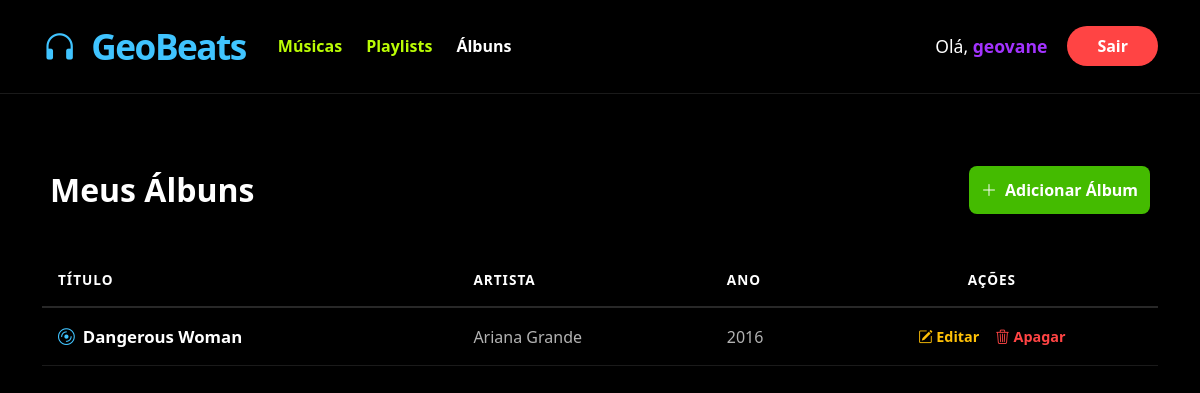
Screenshot of /music/albuns/ (signed in) with the database file from the repository.
### music/models.py (models this page shows, shortened)
class Album(models.Model):
    titulo = models.CharField(max_length=100)
    artista = models.CharField(max_length=100)
    ano = models.IntegerField()
    usuario = models.ForeignKey(User, on_delete=models.CASCADE)

### music/views.py (the view)
# urls.py: path('albuns/', views.album_list, name='album_list'),
@login_required
def album_list(request):
    albuns = Album.objects.filter(usuario=request.user)
    return render(request, 'music/album_list.html', {'albuns': albuns})

### music/templates/music/album_list.html (shortened to what this page needs)
{% extends 'music/base.html' %}
{% block content %}
<div class="mb-5">
    <div class="d-flex justify-content-between align-items-center py-4 px-2 mb-3">
        <h2 class="m-0 text-white fw-bold" style="font-size: 2rem;">Meus Álbuns</h2>
        <a href="{% url 'album_add' %}" class="btn btn-success rounded-pill px-4 fw-bold shadow-sm">
            <i class="bi bi-plus-lg me-2"></i>Adicionar Álbum
        </a>
    </div>
    <div class="table-responsive">
        <table class="table table-hover align-middle" style="background-color: transparent !important; border-color: #282828;">
            <thead>
                <tr style="border-bottom: 2px solid #282828;">
                    <th class="ps-3 py-3 border-0 text-white text-uppercase" style="font-size: 0.85rem; letter-spacing: 1px;">Título</th>
                    <th class="py-3 border-0 text-white text-uppercase" style="font-size: 0.85rem; letter-spacing: 1px;">Artista</th>
                    <th class="py-3 border-0 text-white text-uppercase" style="font-size: 0.85rem; letter-spacing: 1px;">Ano</th>
                    <th class="text-center py-3 border-0 text-white text-uppercase" style="font-size: 0.85rem; letter-spacing: 1px;">Ações</th>
                </tr>
            </thead>
            <tbody class="border-0">
                {% for album in albuns %}
                <tr class="album-row" style="border-bottom: 1px solid #1a1a1a;">
                    <td class="ps-3 py-3">
                        <span class="text-white fw-bold" style="font-size: 1.05rem;">
                            <i class="bi bi-disc me-2" style="color: #40c4ff;"></i>{{ album.titulo }}
                        </span>
                    </td>
                    <td style="color: #b3b3b3;">{{ album.artista }}</td>
                    <td style="color: #b3b3b3;">{{ album.ano }}</td>
                    <td class="text-center py-3">
                        <div class="d-flex justify-content-center gap-3">
                            <a href="{% url 'album_edit' album.pk %}" class="action-link edit-link">
                                <i class="bi bi-pencil-square"></i> Editar
                            </a>
                            <a href="{% url 'album_delete' album.pk %}" class="action-link delete-link">
                                <i class="bi bi-trash3"></i> Apagar
                            </a>
                        </div>
                    </td>
                </tr>
                {% endfor %}
            </tbody>
        </table>
    </div>
</div>
{% endblock %}

### music/templates/music/base.html (shortened to what this page needs)
{% load static %}
<!DOCTYPE html>
<html lang="pt-pt">
<head>
    <link href="https://cdn.jsdelivr.net/npm/bootstrap@5.3.0/dist/css/bootstrap.min.css" rel="stylesheet">
    <link rel="stylesheet" href="https://cdn.jsdelivr.net/npm/bootstrap-icons@1.11.1/font/bootstrap-icons.css">
</head>
<body>
<nav class="navbar">
    <div class="container d-flex justify-content-between align-items-center">
        <div class="d-flex align-items-center">
            <a class="navbar-brand me-4" href="{% url 'music_list' %}">
                <i class="bi bi-headphones me-2"></i> GeoBeats
            </a>
            {% if user.is_authenticated and request.resolver_match.url_name == 'music_list' or request.resolver_match.url_name == 'playlist_list' or request.resolver_match.url_name == 'album_list' %}
            <div class="d-flex gap-4 ms-2">
                <a href="{% url 'music_list' %}" class="nav-main-link {% if request.resolver_match.url_name == 'music_list' %}active{% endif %}">Músicas</a>
                <a href="{% url 'playlist_list' %}" class="nav-main-link {% if request.resolver_match.url_name == 'playlist_list' %}active{% endif %}">Playlists</a>
                <a href="{% url 'album_list' %}" class="nav-main-link {% if request.resolver_match.url_name == 'album_list' %}active{% endif %}">Álbuns</a>
            </div>
            {% endif %}
        </div>
        <div class="d-flex align-items-center">
            {% if user.is_authenticated %}
                {% if request.resolver_match.url_name == 'music_list' or request.resolver_match.url_name == 'playlist_list' or request.resolver_match.url_name == 'album_list' %}
                <span class="user-greeting">
                    Olá, <span class="username-purple">{{ user.username }}</span>
                </span>
                {% endif %}
                <form action="{% url 'logout' %}" method="post" class="m-0">
                    <button type="submit" class="btn-nav-red">Sair</button>
                </form>
            {% else %}
                {% if request.resolver_match.url_name == 'login' %}
                    <a class="btn-nav-white" href="{% url 'register' %}">Criar Conta</a>
                {% else %}
                    <a class="btn-nav-white" href="{% url 'login' %}">Entrar</a>
                {% endif %}
            {% endif %}
        </div>
    </div>
</nav>
<div class="container mt-5">
    {% block content %}{% endblock %}
</div>
</body>
</html>

### music/templates/music/base.html (style rules this page uses)
body { background-color: #000000 !important; color: #ffffff !important; font-family: 'Segoe UI', Roboto, sans-serif; min-height: 100vh; margin: 0; }
.navbar { background-color: #000000 !important; border-bottom: 1px solid #1a1a1a; padding: 15px 0; }
.navbar-brand { color: #40c4ff !important; font-size: 2.2rem !important; font-weight: 800 !important; letter-spacing: -1.5px; text-decoration: none; }
.nav-main-link { color: #bbfd05 !important; text-decoration: none; font-weight: 700; font-size: 1rem; transition: 0.3s; }
.nav-main-link.active { color: #ffffff !important; cursor: default; text-decoration: none; }
.user-greeting { color: #ffffff !important; font-weight: 500; margin-right: 20px; font-size: 1.1rem; }
.username-purple { color: #a333ff !important; font-weight: 700; }
.btn-nav-red { background-color: #ff4444 !important; color: #ffffff !important; border-radius: 25px !important; font-weight: bold; padding: 8px 30px !important; border: none; cursor: pointer; transition: 0.3s; }
.btn-success { background-color: #44bb00 !important; border: none !important; border-radius: 8px !important; font-weight: bold !important; padding: 12px !important; }

### music/templates/music/album_list.html (style rules this page uses)
.table { --bs-table-bg: transparent !important; color: #ffffff !important; }
.action-link { text-decoration: none; font-weight: 600; font-size: 0.9rem; transition: 0.2s; }
.edit-link { color: #ffc107 !important; }
.delete-link { color: #ff4444 !important; }

### rows the page displays
Album: titulo "Dangerous Woman", artista "Ariana Grande", ano "2016"

### other values shown
{{ user.username }} "geovane"
